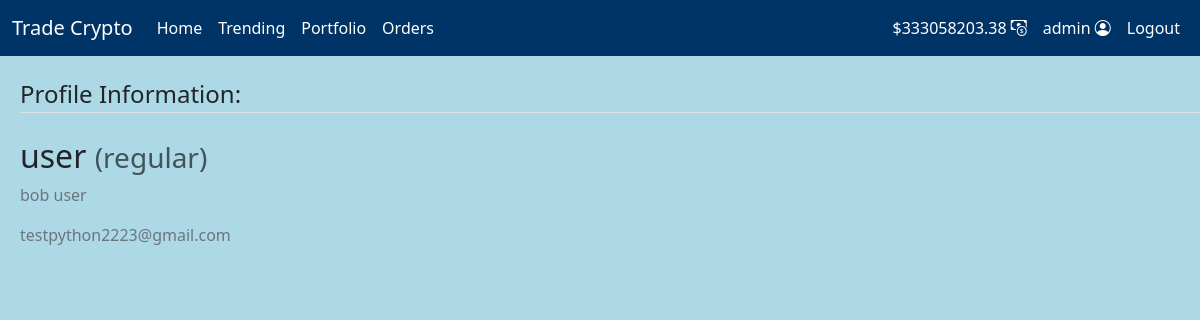
The app's page /profile/user (signed in) with its own data.
### users/models.py (models this page shows, shortened)
class CustomUser(AbstractUser):
    STATUS = {
        ('regular','regular'),
        ('moderator','moderator')
    }
    email = models.EmailField(unique=True)
    status = models.CharField(max_length=100,choices=STATUS, default='regular')
    balance = models.DecimalField(decimal_places=2,max_digits=15,default=10000)

### users/views.py (the view, shortened to what this page needs)
# urls.py: path('profile/<username>',views.profile,name="profile"),
def profile(request,username):
    user = get_user_model().objects.filter(username=username).first()
    if user:
        form = UserUpdateForm(instance=user)
        return render(request,"users/profile.html",{"form":form})
    return redirect()

### users/templates/users/profile.html (shortened to what this page needs)
{% extends 'app1/layout.html' %}
{% load crispy_forms_tags %}
{% block body %}
<div class="content-section col-lg-12 col-md-12 col-sm-12 tutorial-style" style="min-height:65vh; margin:20px 20px">
    <legend class="border-bottom mb-4">Profile Information:</legend>
    <form method="POST" enctype="multipart/form-data">
        <div class="media">
            <div class="media-body">
                <h2 class="account-heading">{{ form.instance.username }}
                    <small class="text-muted">({{ form.instance.status }})</small>
                </h2>
                <p class="text-secondary">{{ form.instance.first_name }} {{ form.instance.last_name }}</p>
                <p class="text-secondary">{{ form.instance.email }}</p>
            </div>
        </div>
    </form>
</div>
{% endblock %}

### app1/templates/app1/includes/navbar.html (shortened to what this page needs)
<nav style="background-color:#003366" class="navbar navbar-expand-sm navbar-dark">
  <div class="container-fluid">
      <a class="navbar-brand" href="#">Trade Crypto</a>
      <div class="collapse navbar-collapse" id="navbarNav">
        <ul class="navbar-nav">
          <li class="nav-item">
            <a class="nav-link active" aria-current="page" href="{% url 'index' %}">Home</a>
          </li>
          <li class="nav-item">
            <a class="nav-link active" aria-current="page" href="{% url 'viewtrending' %}">Trending</a>
          </li>
          {% if user.is_authenticated %}
          <li class="nav-item">
            <a class="nav-link active" href="{% url 'portfolio' %}">Portfolio</a>
          </li>
          <li class="nav-item">
            <a class="nav-link active" href="{% url 'orders' %}">Orders</a>
          </li>
          {%endif%}
        </ul>
        <ul class="navbar-nav ms-auto">
          {% if user.is_authenticated %}
          <li class="nav-item">
            <a class="nav-link active" href="{% url 'funds' %}" > <span id="navbar-balance">${{user.balance}} </span><i class="bi bi-cash-coin"></i></a>
          </li>
          <li class="nav-item">
            <a class="nav-link active" href="{% url 'profile' user.username %}"> {{user.username}} <i class="bi bi-person-circle"></i></a>
          </li>
          {% endif %}
          {% if user.is_authenticated %}
            <li class="nav-item">
                <a class="nav-link active" href="{% url 'logout' %}">Logout</a>
            </li>
          {% endif %}
        </ul>
      </div>
    </div>
</nav>

### app1/static/app1/styles.css (style rules this page uses)
* { margin: 0; padding: 0; box-sizing: border-box; }
body { background-color: lightblue; }

### records on screen
CustomUser: balance "333058203.38", username "admin"
CustomUser: instance.username "user", instance.status "regular", instance.first_name "bob", instance.last_name "user", instance.email "testpython2223@gmail.com"
